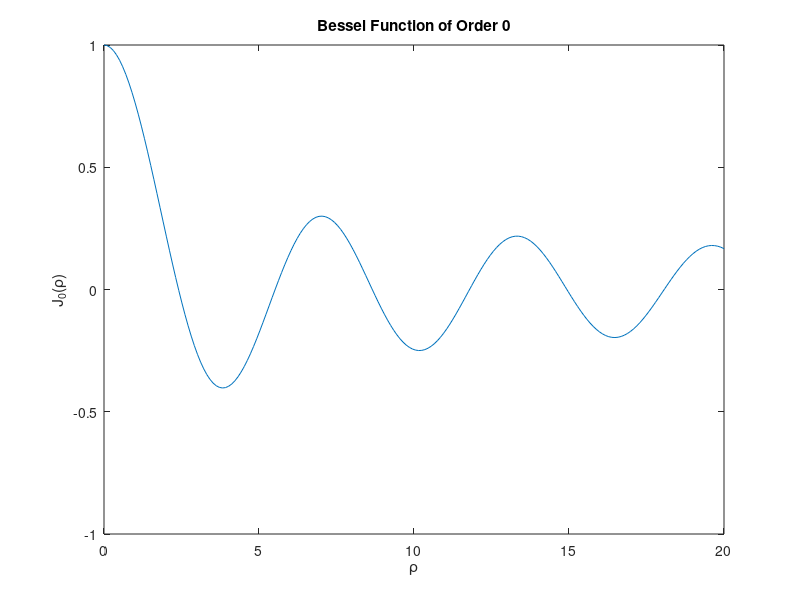

MATLAB code to generate this figure: (Note: this script raises an error after producing the figure.)
%EP 501
%Homework 2
%Julio Guardado

clc; clear; close all;

%% Problem 1, Part a: first root of 0 order bessel function

%define function and setup
rho = linspace(0,20,200);
eta = .01;
maxit = 100;
tol = 1e-9;
f = @besselj;
f_rho = besselj(0,rho);

%plot function to find initial guess
figure(1);
plot(rho,f_rho)
xlabel('\rho');
ylabel('J_0(\rho)');
title('Bessel Function of Order 0')

%find first root using approximate newton method
x0 = 2.5;
[xNewtApprox, niter1,~] = newton_approx_bess(x0,eta,maxit,tol);


%% Problem 1,Part C: first six roots of order 0 bessel function
bess0_roots = zeros(1,7);       %allocate space for roots and number of iterations
niter = zeros(1,7);             %index 1 is only used for checking
x0 = 0;
j = 2;
while (j<8)                      %iterate using approx newton function
    x0 = x0 + 3;
    [bess0_roots(j),niter(j),~] = newton_approx_bess(x0,eta,maxit,tol);
    %check for convergence on the same root or out of order root
    if(bess0_roots(j) == bess0_roots(j-1))
        j = j-1;
        x0 = x0 + x0;
    else
        j = j+1;
    end
    
end

%display results
disp('%%%%%%%%%%%%%%%%%%%%%%%%%%%%%%%%%%%%%%%%%%%%%%%%%%%%%%%%%%%%%%%%%%%%%%%%%')
disp('Problem 1:')
disp('First six roots of 0th order Bessel function:')
disp(bess0_roots)
fprintf('\t(first 5 roots checked against Wolfram Mathworlds Bessel Function Zeros)\n')
fprintf('\t http://mathworld.wolfram.com/BesselFunctionZeros.html\n\n')


%% Problem 2.a
%get function handles
f = @funcHW2a;
fder = @funcderHW2a;

%define terms for root finding
maxit = 100;
tol = 1e-9;
n = 5;                      %order of poly
x0 = linspace(.75,4.75,5);
rootsa = zeros(1,n);

%find roots
for j = 1:n
    rootsa(j) = newton_exact(f,fder,x0(j),maxit,tol);
end


%% Problem 2.b
%get function handles
f = @funcHW2b;
fder = @funcderHW2b;

%define terms for root finding
n = 3;                      %order of poly
x0 = [.5,.5+.5*1i,.5-1i];
rootsb = zeros(1,n);

for j = 1:n
    rootsb(j) = newton_exact(f,fder,x0(j),maxit,tol);
end

%display results
disp('%%%%%%%%%%%%%%%%%%%%%%%%%%%%%%%%%%%%%%%%%%%%%%%%%%%%%%%%%%%%%%%%%%%%%%%%%')
disp('Problem 1a:')
disp('Roots of x^5-15x^4+95x^3-225x^2+274x-120: ')
disp(rootsa)
disp('Problem 1b:')
disp('Roots of x^3-3x^2+4x-2: ')
disp(rootsb)


%% Problem 4a
%define function handles
fm=@HW2fun2Df3;
gm=@HW2fun2Dg3;
gradfm=@grad_HW2fun2Df3;
gradgm=@grad_HW2fun2Dg3;

%define terms for root finding
nx = 2; %order of x
ny = 2; %order of y
n = nx+ny;  %total order

x0 = [2 4];
y0 = [4 9];
rootx = zeros(1,n);
rooty = zeros(1,n);

%find roots
for i =1:nx
    for j = 1:ny
        [rootx(i),rooty(i),~,~] = newton2D_exact(fm,gradfm,gm,gradgm,x0(i),y0(j));
    end
end


disp(rootx)










